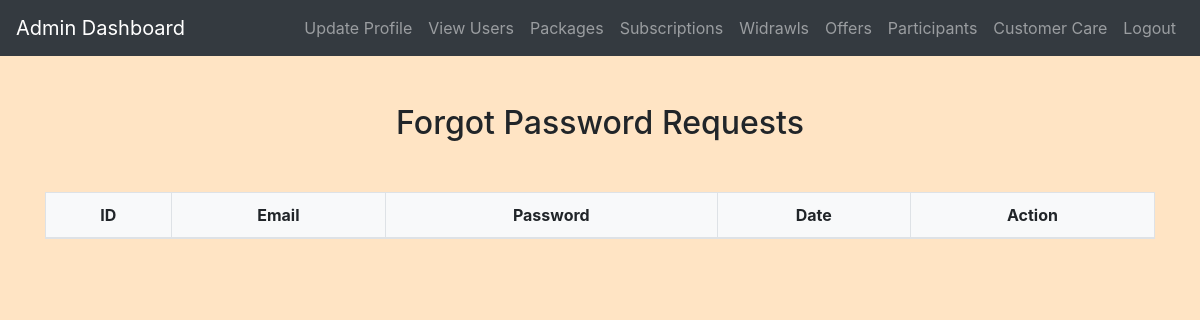
The page /admin/forgot_password_requests.php (signed in) on the database as committed earlier.
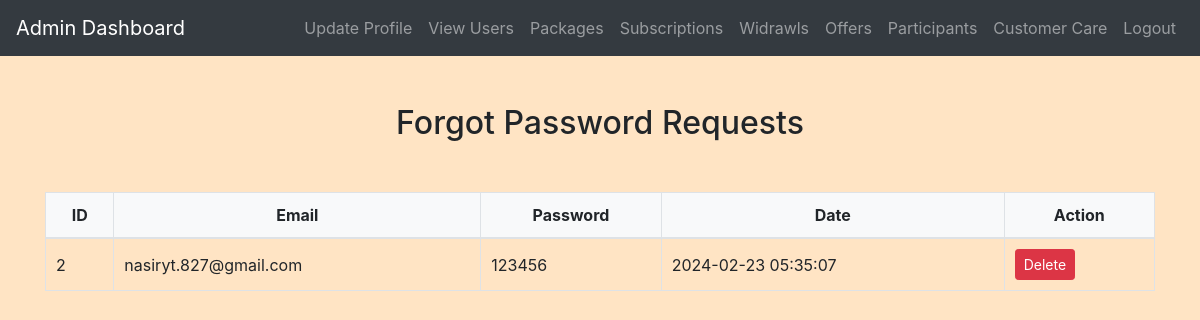
The same page on the database as committed later.
### tables this page shows
CREATE TABLE `forgot_password` (
  `id` int(11) NOT NULL,
  `email` varchar(255) NOT NULL,
  `request_time` timestamp NOT NULL DEFAULT current_timestamp()
);

CREATE TABLE `users` (
  `id` int(11) NOT NULL,
  `username` varchar(50) NOT NULL,
  `password` varchar(255) NOT NULL,
  `email` varchar(100) NOT NULL,
  `phone` varchar(20) NOT NULL,
  `age` int(11) DEFAULT NULL,
  `wallet_address` varchar(50) DEFAULT NULL,
  `balance` decimal(10,2) DEFAULT 0.00
);

### admin/forgot_password_requests.php (the view, shortened to what this page needs)
<?php
include('config.php');
$sql = "SELECT fp.id, fp.email,fp.request_time, u.password
        FROM forgot_password fp
        INNER JOIN users u ON fp.email = u.email";
$result = mysqli_query($conn, $sql);
$requests = [];
if ($result) {
    while ($row = mysqli_fetch_assoc($result)) {
        $requests[] = $row;
    }
}
?>
<!DOCTYPE html>
<html>
<head>
    <link rel="stylesheet" href="https://maxcdn.bootstrapcdn.com/bootstrap/4.5.2/css/bootstrap.min.css">
    <link rel="stylesheet" href="../css/style.css">
</head>
<body>
<?php include('admin_navbar.php'); ?>
<div class="container mt-5">
    <h2 class="text-center">Forgot Password Requests</h2>
    <div class="table-responsive mt-4">
        <table class="table table-bordered">
            <thead>
                <tr>
                    <th>ID</th>
                    <th>Email</th>
                    <th>Password</th>
                    <th>Date</th>
                    <th>Action</th>
                </tr>
            </thead>
            <tbody>
                <?php foreach ($requests as $key => $request): ?>
                    <tr>
                        <td><?php echo $request['id']; ?></td>
                        <td><?php echo $request['email']; ?></td>
                        <td><?php echo $request['password']; ?></td>
                        <td><?php echo $request['request_time']; ?></td>
                        <td>
                            <a href="?delete_id=<?php echo $request['id']; ?>" class="btn btn-danger btn-sm" onclick="return confirm('Are you sure you want to delete this request?')">Delete</a>
                        </td>
                    </tr>
                <?php endforeach; ?>
            </tbody>
        </table>
    </div>
</div>
</body>
</html>

Rows that differ between the two databases and show on the page:
added forgot_password: id "2", email "nasiryt.827@gmail.com", users.password "123456", request_time "2024-02-23 05:35:07"
